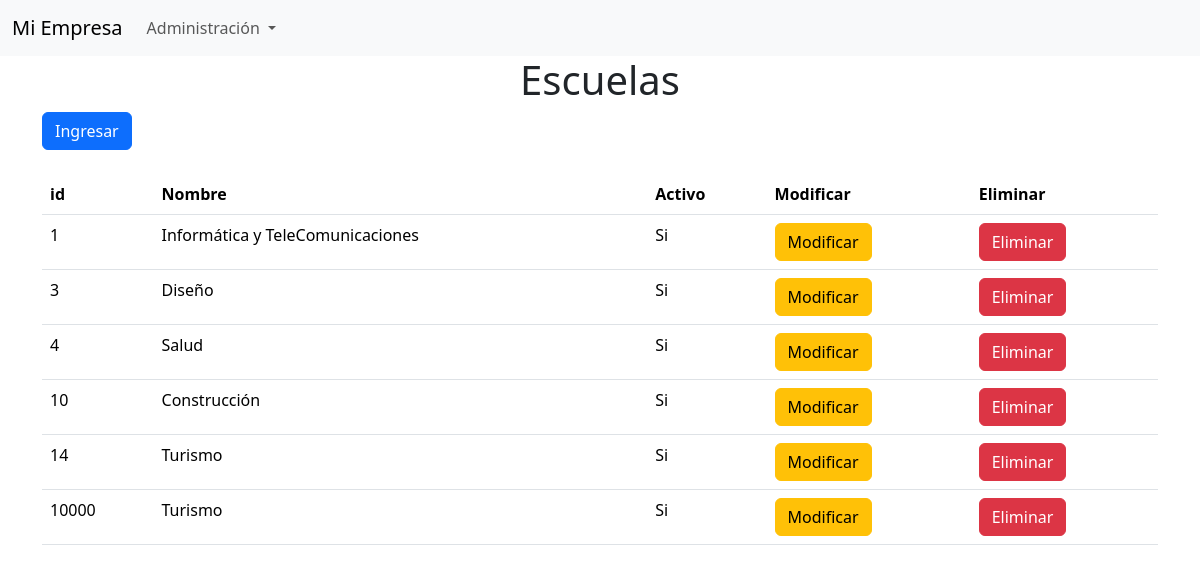
Page /alumnos/listadoEscuela on the committed database.
### alumnos/models.py (models this page shows, shortened)
class Escuela(models.Model):
    nombre      = models.CharField(max_length=100)
    activo      = models.IntegerField()

### alumnos/views.py (the view)
# urls.py: path('listadoEscuela', views.listadoEscuela, name='listadoEscuela'),
def listadoEscuela(resquest):
    listado = Escuela.objects.all()
    context = {"listado": listado}
    return render(resquest, 'listadoEscuela.html', context)

### alumnos/templates/listadoEscuela.html (shortened to what this page needs)
{% extends "plantillaBase.html"  %}
{% block tituloPrincipal %} Escuelas {% endblock %}
{% block contenido %}
<a href="{% url 'ingresarEscuela' %}" class="btn btn-primary">Ingresar</a>
<br><br>
{% endblock %}
{% block listado %}
    <table class="table table-resposive">
        <tr>
            <th>id</th>
            <th>Nombre</th>
            <th>Activo</th>
            <th>Modificar</th>
            <th>Eliminar</th>
        </tr>
    {% for item in listado %}
        <tr>
            <td>{{ item.id }}
            <td>{{ item.nombre }}
            <td>{{ item.activo|yesno:"Si,No"}}</td>
            <td><a href="{% url 'buscarEscuela' pk=item.id  %}" class="btn btn-warning" >Modificar</a></td>
            <td><a href="{% url 'eliminarEscuela' pk=item.id %}" class="btn btn-danger" >Eliminar</a></td>
    {% endfor %}
    </table>
{% endblock %}

### rows in the picture
Escuela: id "1", nombre "Informática y TeleComunicaciones", activo "Si"
Escuela: id "3", nombre "Diseño", activo "Si"
Escuela: id "4", nombre "Salud", activo "Si"
Escuela: id "10", nombre "Construcción", activo "Si"
Escuela: id "14", nombre "Turismo", activo "Si"
Escuela: id "10000", nombre "Turismo", activo "Si"
